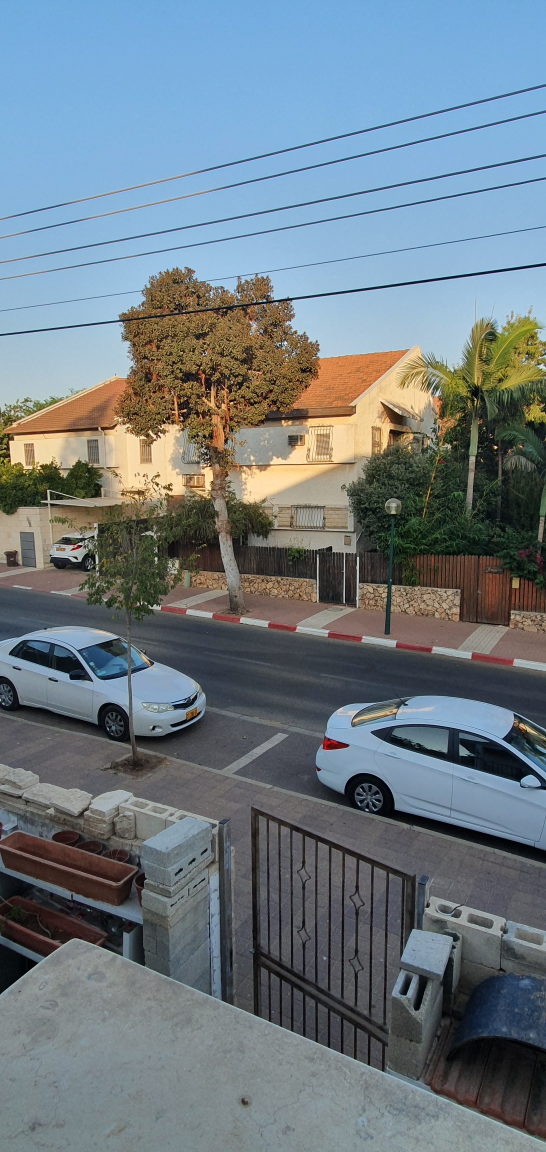
#> input picture pictures/road1.jpg, 2184 x 4608 px (shown at 1/4 size)
$ python main.py pictures
#> lines starting #> are read from the running program, lines starting #| are printed output that depends on the picture; after the words box and inside, x2 and y2 are one past the last pixel; in counts of white or black regions, pixels touching at a corner belong together
### panoramaTools.py
import numpy as np
import cv2 as cv
import computeHomography
from displayMatches import showInliers

RATIO = 0.75
RANSAC_EPSILON = 4.0
N_RANSAC_ITR = 1000


class panoramaTools:
    '''
    This class contains methods that call each other in orderd to build a stitched panorama.
    '''

    def __init__(self, imgs_list):
        # Image list
        self.imlist = sorted(imgs_list)
        # Image counter
        self.num_of_imgs = len(imgs_list)
        '''
        pick a coordinate system in which we would like the panorama to be rendered.
        We will (somewhat arbitrarily) choose this coordinate system to be the coordinate system of
        the middle frame Im in our image sequence.
        For that we devide the image list into two groups left and right in relation to the center image
        '''
        self.left_list, self.right_list, self.center_im = [], [], None
        self.centerImageIdx = self.num_of_imgs//2
        self.centerImage = self.imlist[self.centerImageIdx]
        # We load each image into the array and resize it
        for i in range(self.num_of_imgs):
            self.imlist[i] = cv.imread(self.imlist[i], 1)
            '''
            The reason we resize our image is that for some photos that were taken by our phones, the size was too big and we had to wait longer than usual,
            We felt that resizing the image, although this might create artifacts and inaccurate results, will still be a good representation that we were happy of.
            '''
            self.imlist[i] = cv.resize(self.imlist[i], (600, 600))
        # Create left and right list
        for i in range(self.num_of_imgs):
            if (i <= self.centerImageIdx):
                self.left_list.append(self.imlist[i])
            else:
                self.right_list.append(self.imlist[i])
#> after the loop, self.left_list = 2 items; self.right_list = []
        # Saving one image for inliners and outliers gives a general idea of our implementation
        print("Saving demo image with inliners and outliners")
        if self.num_of_imgs >= 2:
            self.displayMatches(self.imlist[0], self.imlist[1])

    def buildPanorama(self):
        # The building process of the panorama is done by taking the left list and building it, then stitching the result with the right list.
        print("building left")
        self.buildLeft()
        print("building right")
        self.buildRight()
        # Remove the excess black border
        self.removeBlackBorder()
        # Save the panorama
        cv.imwrite("resultPanorama.jpg", self.result)
        # Display the panorama
        cv.imshow("Panorama_image.jpg", self.result)
        cv.waitKey(0)
        cv.destroyAllWindows()

    def buildLeft(self):
        # Stich the images in the left list
        img1 = self.left_list[0]
        for img2 in self.left_list[1:]:
            # Compute the homography from the two images
            H = computeHomography.generateHomography(img1, img2)
            # Transofrm the coordinate system
            xh, dsize, offsetx, offsety = computeHomography.fixLeft(H, img1)
            # Stitch the two images together
            img1 = self.warpLeft(xh, dsize, offsetx, offsety, img1, img2)
        print("done left")
        self.result = img1

    def buildRight(self):
        for img in self.right_list:
            H = computeHomography.generateHomography(self.result, img)
            dsize = computeHomography.fixRight(H, img, self.result)
            self.result = self.warpRight(H, dsize, img)
        print("done right")

    def warpLeft(self, H, size, offsetx, offsety, img1, img2):
        img1 = cv.warpPerspective(img1, H, size)
        # Fix img2 onto img1 using the update coordinate system
        img1[offsety:img2.shape[0] + offsety, offsetx:img2.shape[1] + offsetx] = img2
        return img1

    # [28 lines left out: function warpRight, not called in this run]
    # Display the matches
    def displayMatches(self, img1, img2):
        vis = showInliers(img1, img2)
        cv.imwrite("inliers.jpg", vis)

    def removeBlackBorder(self):
        gray = cv.cvtColor(self.result, cv.COLOR_BGR2GRAY)
        (_, mask) = cv.threshold(gray, 1.0, 255.0, cv.THRESH_BINARY)

        # findContours destroys input
        temp = mask.copy()
        contours = cv.findContours(temp, cv.RETR_EXTERNAL, cv.CHAIN_APPROX_SIMPLE)

        # sort contours by largest first (if there are more than one)
        contours = sorted(contours, key=lambda contour: len(contour), reverse=True)
        roi = cv.boundingRect(contours[0])

        # use the roi to select into the original 'stitched' image
        self.result = self.result[roi[1]:roi[3], roi[0]:roi[2]]

### displayMatches.py

import cv2
import numpy as np
import ransac
RATIO = 0.7
TRESHOLD = 4


def showInliers(imageA, imageB):

    (kpsA, featuresA) = detectAndDescribe(imageA)
#> in detectAndDescribe, `gray = cv2.cvtColor(image, cv2.COLOR_BGR2GRAY)`:
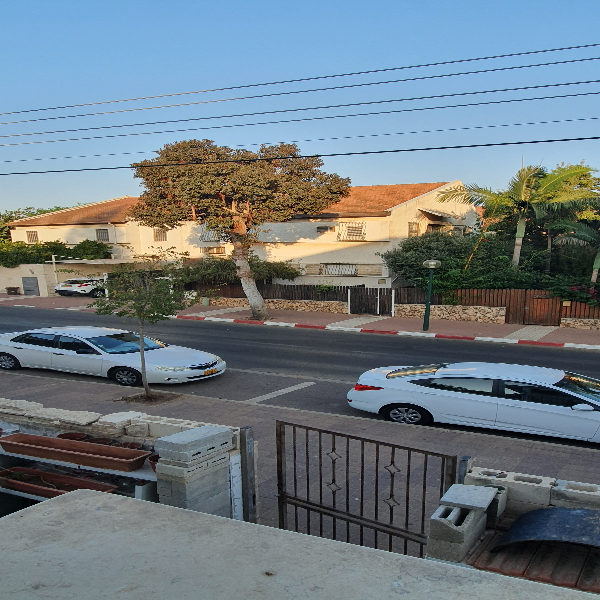
#> image: shape (600, 600, 3); mean of channels 0, 1, 2 130, 122.5, 110.2; drawn as B, G, R
#> in detectAndDescribe, `(kps, features) = descriptor.detectAndCompute(image, None)`: kps = 1681 keypoints; strongest (x, y, size): (393, 291, 2), (573, 378, 2.1), (555, 387, 2.2), (215, 363, 2)
#> in detectAndDescribe, `kps = np.float32([kp.pt for kp in kps])`: kps = 1681 pairs, first value 2.42 to 596.9, second value 136.6 to 592.3
    (kpsB, featuresB) = detectAndDescribe(imageB)

    # match features between the two images
    M = matchKeypoints(kpsA, kpsB, featuresA, featuresB)

    # if the match is None, then there aren't enough matched
    # keypoints to create a panorama
    if M is None:
        return None
    (matches, H, status, inliers) = M

    # check to see if the keypoint matches should be visualized
    vis = displayMatches(imageB, imageA, kpsA, kpsB, matches,
                         status, inliers)
    # return a tuple of the stitched image and the
    # visualization
    return vis

    # return the stitched image


def detectAndDescribe(image):
    # convert the image to grayscale
    gray = cv2.cvtColor(image, cv2.COLOR_BGR2GRAY)

    # check to see if we are using OpenCV 3.X
    # detect and extract features from the image
    descriptor = cv2.xfeatures2d.SIFT_create()
    (kps, features) = descriptor.detectAndCompute(image, None)

    # convert the keypoints from KeyPoint objects to NumPy
    # arrays
    kps = np.float32([kp.pt for kp in kps])

    # return a tuple of keypoints and features
    return (kps, features)


def matchKeypoints(kpsA, kpsB, featuresA, featuresB):
    # compute the raw matches and initialize the list of actual
    # matches
    matcher = cv2.DescriptorMatcher_create("BruteForce")
    rawMatches = matcher.knnMatch(featuresA, featuresB, 2)
    matches = []
    matchesForHomo = []

    # loop over the raw matches
    for m in rawMatches:
        # ensure the distance is within a certain ratio of each
        # other (i.e. Lowe's ratio test)
        if len(m) == 2 and m[0].distance < m[1].distance * RATIO:
            matches.append((m[0].trainIdx, m[0].queryIdx))
            matchesForHomo.append(m[0])

    # computing a homography requires at least 4 matches
    if len(matches) > 4:
        # construct the two sets of points
        ptsA = np.float32([kpsA[i] for (_, i) in matches])
        ptsB = np.float32([kpsB[i] for (i, _) in matches])

        # compute the homography between the two sets of points
        (H, status) = cv2.findHomography(ptsA, ptsB, cv2.RANSAC, TRESHOLD)
        H, inliers = ransac.ransacHomography(
            kpsA, kpsB, matchesForHomo, 1000, 4)
        # return the matches along with the homograpy matrix
        # and status of each matched point
        return (matches, H, status, inliers)

    # otherwise, no homograpy could be computed
    return None


def displayMatches(imageA, imageB, kpsA, kpsB, matches, status, inliers):
    # initialize the output visualization image
    (hA, wA) = imageA.shape[:2]
    (hB, wB) = imageB.shape[:2]
    vis = np.zeros((max(hA, hB), wA + wB, 3), dtype="uint8")
    vis[0:hA, 0:wA] = imageA
    vis[0:hB, wA:] = imageB

    # loop over the matches
    for ((trainIdx, queryIdx), s) in zip(matches, status):
        # only process the match if the keypoint was successfully
        # matched
        # if it's a key point and inlier
        if s == 1 and (trainIdx, queryIdx) in inliers:
            # draw the match
            ptA = (int(kpsA[queryIdx][0]), int(kpsA[queryIdx][1]))
            ptB = (int(kpsB[trainIdx][0]) + wA, int(kpsB[trainIdx][1]))
            cv2.line(vis, ptA, ptB, (50, 255, 255), 1)             # ( blue , green , red )
        # if it's key point and out lier
        elif s == 1:
            ptA = (int(kpsA[queryIdx][0]), int(kpsA[queryIdx][1]))
            ptB = (int(kpsB[trainIdx][0]) + wA, int(kpsB[trainIdx][1]))
            cv2.line(vis, ptA, ptB, (255, 0, 0), 1)

    # return the visualization
    return vis

### ransac.py
import math
import random

import cv2
import numpy as np

'''
This class was used to calculate the homography using ransac, but now it is used to create the inliners/outliers.
'''

def computeHomography(f1, f2, matches):

    num_matches = len(matches)

    num_rows = 2 * num_matches
    num_cols = 9
    A_matrix_shape = (num_rows, num_cols)
    A = np.zeros(A_matrix_shape)

    for i in range(len(matches)):
        m = matches[i]

        (a_x, a_y) = f1[m.queryIdx]
        (b_x, b_y) = f2[m.trainIdx]

        A[i*2, 0] = a_x
        A[i*2, 1] = a_y
        A[i*2, 2] = 1
        A[i*2, 6] = -b_x * a_x
        A[i*2, 7] = -b_x * a_y
        A[i*2, 8] = -b_x

        A[i*2 + 1, 3] = a_x
        A[i*2 + 1, 4] = a_y
        A[i*2 + 1, 5] = 1
        A[i*2 + 1, 6] = -b_y * a_x
        A[i*2 + 1, 7] = -b_y * a_y
        A[i*2 + 1, 8] = -b_y

    U, s, Vt = np.linalg.svd(A)

    # s is a 1-D array of singular values sorted in descending order
    # U, Vt are unitary matrices
    # Rows of Vt are the eigenvectors of A^TA.
    # Columns of U are the eigenvectors of AA^T.

    H = np.eye(3)

    eig_shape = Vt.shape
    h = Vt[eig_shape[0]-1]
    H_len = len(H)
    for i in range(H_len):
        for j in range(H_len):
            H[i, j] = h[H_len * i + j]

    return H


def ransacHomography(f1, f2, matches,  nRANSAC, RANSACthresh):
    '''
    Loop that calculates H using RANSAC and inliners
    '''
    num_inliers = -1
    best_estimate = []
    for i in range(nRANSAC):
        matches_sub = np.random.choice(matches, 4, replace=False)
        H = computeHomography(f1, f2, matches_sub)

        inlier_indices = getInliers(f1, f2, matches, H, RANSACthresh)
        if (len(inlier_indices) > num_inliers):
            num_inliers = len(inlier_indices)
            best_estimate = inlier_indices
    # For matches
    inliers = []
    for i in range(len(inlier_indices)):
        inliers.append((matches[inlier_indices[i]].trainIdx, matches[inlier_indices[i]].queryIdx))


    H=leastSquaresFit(f1, f2, matches,  best_estimate)
    return H, inliers


def getInliers(f1, f2, matches, M, RANSACthresh):
    inlier_indices=[]

    for i in range(len(matches)):

        x_f1, y_f1=f1[matches[i].queryIdx]
        x_f2, y_f2=f2[matches[i].trainIdx]

        mat_x=np.zeros((3, 1))

        mat_x[2]=1
        mat_x[1]=y_f1
        mat_x[0]=x_f1

        y=np.dot(M, mat_x)

        if (np.sqrt(((y[0]/y[2])-x_f2)**2 + ((y[1]/y[2])-y_f2)**2) <= RANSACthresh):
            inlier_indices.append(i)

    return inlier_indices


def leastSquaresFit(f1, f2, matches,  inlier_indices):
    '''
    Compute a homography M using all inliers.
    Compute the transformation matrix from f1 to f2 using only the
    inliers and return it.
    '''
    M=np.eye(3)

    best=[]
    inlier_length=len(inlier_indices)
    for i in range(inlier_length):
        best.append(matches[inlier_indices[i]])
    M=computeHomography(f1, f2, best)

    return M

### computeHomography.py
import math
import random
import ransac
import cv2 as cv
import numpy as np
RATIO = 0.7
TRESHOLD = 4.0


# [29 lines left out: functions applyHomography, pixelTransform, not called in this run]


def generateHomography(imageA, imageB):
    '''
    Generate the keypoints and descriptors using OCV
    '''
    kp1, des1 = keypointsDescriptors(imageA)
    kp2, des2 = keypointsDescriptors(imageB)

    (filterMatches, DMatches) = matches(des1, des2)

    H = calculateHomography(filterMatches, kp1, kp2, DMatches)

    return H


def fixLeft(H, img):
    '''
    Correct the coordinates and size
    '''
    xh = np.linalg.inv(H)
    ds = np.dot(xh, np.array([img.shape[1], img.shape[0], 1]))
    ds = ds / ds[-1]
    f1 = np.dot(xh, np.array([0, 0, 1]))
    f1 = f1 / f1[-1]
    xh[0][-1] += abs(f1[0])
    xh[1][-1] += abs(f1[1])
    ds = np.dot(xh, np.array([img.shape[1], img.shape[0], 1]))
    offsety = abs(int(f1[1]))
    offsetx = abs(int(f1[0]))
    dsize = (int(ds[0]) + offsetx, int(ds[1]) + offsety)
    return xh, dsize, offsetx, offsety


# [5 lines left out: function fixRight, not called in this run]


def calculateHomography(matches, keyPointsA, keyPointsB, DMatches):
    if len(matches) > 4:

        startPts = np.float32([keyPointsA[i] for (_, i) in matches])
        endPts = np.float32([keyPointsB[i] for (i, _) in matches])

        H, _ = cv.findHomography(endPts, startPts, cv.RANSAC, TRESHOLD)
        H = np.array(H)

        '''
        This is the findHomography that we created, it does work for some cases (like with backyard) but for others it does not, we are not sure why this happenes,
        leaving it here for future improvements
        '''
        # H, _ = ransac.ransacHomography(keyPointsA, keyPointsB, DMatches, 1000, 4)
        # H = np.array(H)

        return H
    return None


def keypointsDescriptors(img):
    img = cv.cvtColor(img, cv.COLOR_BGR2GRAY)
    # Initiate SIFT detector
    sift = cv.xfeatures2d.SIFT_create()
    # find the keypoints and descriptors with SIFT
    kps, des = sift.detectAndCompute(img, None)
    # From keypoint object to numpy array
    kps = np.float32([kp.pt for kp in kps])
    return (kps, des)


def matches(des1, des2):
    bf = cv.BFMatcher()
    matches = bf.knnMatch(des1, des2, 2)
    filtered_matches = []
    allMatches = []
    # Filter using lowe's ratio
    for m, n in matches:
        if m.distance < RATIO*n.distance:
            filtered_matches.append((m.trainIdx, m.queryIdx))
            allMatches.append(m)
    return (filtered_matches, allMatches)

### main.py
import sys
import os
from panoramaTools import panoramaTools as pant


if __name__ == "__main__":
    '''
    Input: folder that contains photos
    Output: resultPanorama.jpg and inliners.jpg
    '''
    # Handle file dir
    path_to_imgs = sys.argv[1]
    path_to_imgs.strip()
    if os.path.exists(path_to_imgs):
        imgs_list = sorted([os.path.join(path_to_imgs, imgs_list)
                            for imgs_list in os.listdir(path_to_imgs)], key=os.path.getctime)
        # Build the panorama if the url is correct
        pt = pant(imgs_list)
#> in showInliers, `(kpsA, featuresA) = detectAndDescribe(imageA)`: kpsA has the same summary as kps in detectAndDescribe
#> in detectAndDescribe (call 2), `gray = cv2.cvtColor(image, cv2.COLOR_BGR2GRAY)`:
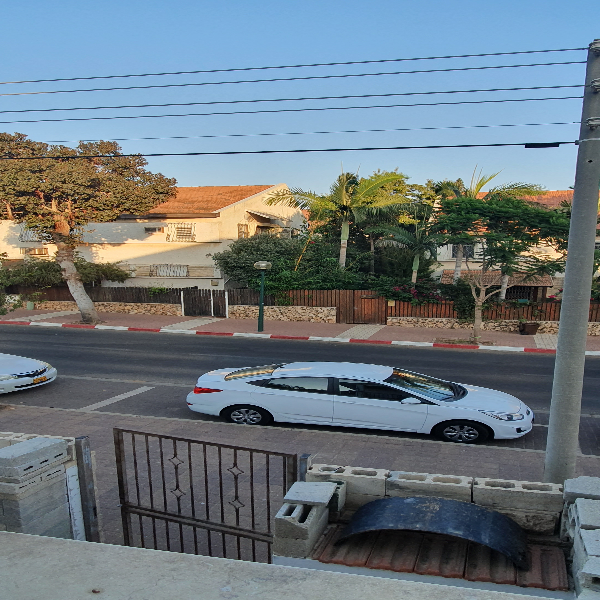
#> image: shape (600, 600, 3); mean of channels 0, 1, 2 127.6, 119.9, 108; drawn as B, G, R
#> in detectAndDescribe (call 2), `(kps, features) = descriptor.detectAndCompute(image, None)`: kps = 1915 keypoints; strongest (x, y, size): (528, 145, 4.1), (519, 430, 3.4), (556, 144, 4), (430, 221, 1.8)
#> in detectAndDescribe (call 2), `kps = np.float32([kp.pt for kp in kps])`: kps = 1915 pairs, first value 2.27 to 596.9, second value 44.65 to 591.3
#> in showInliers, `(kpsB, featuresB) = detectAndDescribe(imageB)`: kpsB has the same summary as kps in detectAndDescribe
#> in matchKeypoints, `rawMatches = matcher.knnMatch(featuresA, featuresB, 2)`: rawMatches = 1681 matches
#> after the loop in matchKeypoints, `for m in rawMatches:`: matches = 358 pairs, first value 9 to 1732, second value 419 to 1668; matchesForHomo = 358 matches
#> in matchKeypoints, `ptsA = np.float32([kpsA[i] for (_, i) in matches])`: ptsA = 358 pairs, first value 181.4 to 593.7, second value 143.6 to 573.6
#> in matchKeypoints, `ptsB = np.float32([kpsB[i] for (i, _) in matches])`: ptsB = 358 pairs, first value 7.5 to 539.3, second value 137.9 to 591.3
#> in matchKeypoints, `(H, status) = cv2.findHomography(ptsA, ptsB, cv2.RANSAC, TRESHOLD)`: H = [[1.21, 0.0708, -239.4], [0.0922, 1.15, -36.98], [0.000347, 2.08e-05, 1]]; status = 358 values, max 1 at index 0, min 0 at index 8, mean 0.919
#> the loop in ransacHomography, `for i in range(nRANSAC):` made 1000 passes
#> num_inliers on passes 1, 4, 13, 22, 45: 288, 326, 327, 328, 330
#> after the loop in ransacHomography, `for i in range(nRANSAC):`: best_estimate = 330 values from 0 to 357; num_inliers = 330
#> after the loop in ransacHomography, `for i in range(len(inlier_indices)):`: inliers = 263 pairs, first value 9 to 1327, second value 433 to 1657
#> in leastSquaresFit, `inlier_length=len(inlier_indices)`: inlier_length = 330
#> after the loop in leastSquaresFit, `for i in range(inlier_length):`: best = 330 matches
#> in leastSquaresFit, `M=computeHomography(f1, f2, best)`: M = [[0.00502, 0.000287, -0.988], [0.000391, 0.00474, -0.153], [1.46e-06, 5.98e-08, 0.00413]]
#> in ransacHomography, `H=leastSquaresFit(f1, f2, matches,  best_estimate)`: H has the same summary as M in leastSquaresFit
#> in matchKeypoints, `H, inliers = ransac.ransacHomography( kpsA, kpsB, matchesForHomo, 1000..`: H has the same summary as M in leastSquaresFit
#> in showInliers, `(matches, H, status, inliers) = M`: H has the same summary as M in leastSquaresFit
#> in displayMatches, `vis[0:hB, wA:] = imageB`:
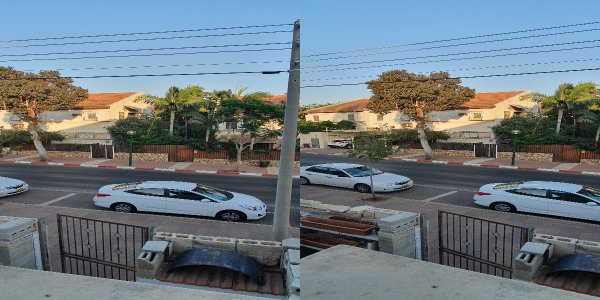
#> vis: shape (600, 1200, 3) (shown at 1/2 size); mean of channels 0, 1, 2 128.8, 121.2, 109.1; drawn as B, G, R
#> the loop in displayMatches, `for ((trainIdx, queryIdx), s) in zip(matches, status): # only process ..` made 358 passes
#> (trainIdx, queryIdx, s, ptA, ptB) on passes 1 to 8: (17, 419, [1], (181, 424), (610, 437)), (15, 421, [1], (181, 429), (610, 442)), (9, 433, [1], (186, 293), (607, 297)), (12, 445, [1], (191, 240), (609, 240)), (13, 446, [1], (191, 240), (609, 240)), (29, 447, [1], (192, 302), (614, 305)), (34, 449, [1], (193, 314), (616, 319)), (14, 451, [1], (193, 213), (609, 212))
#> after the loop in displayMatches, `for ((trainIdx, queryIdx), s) in zip(matches, status):`:
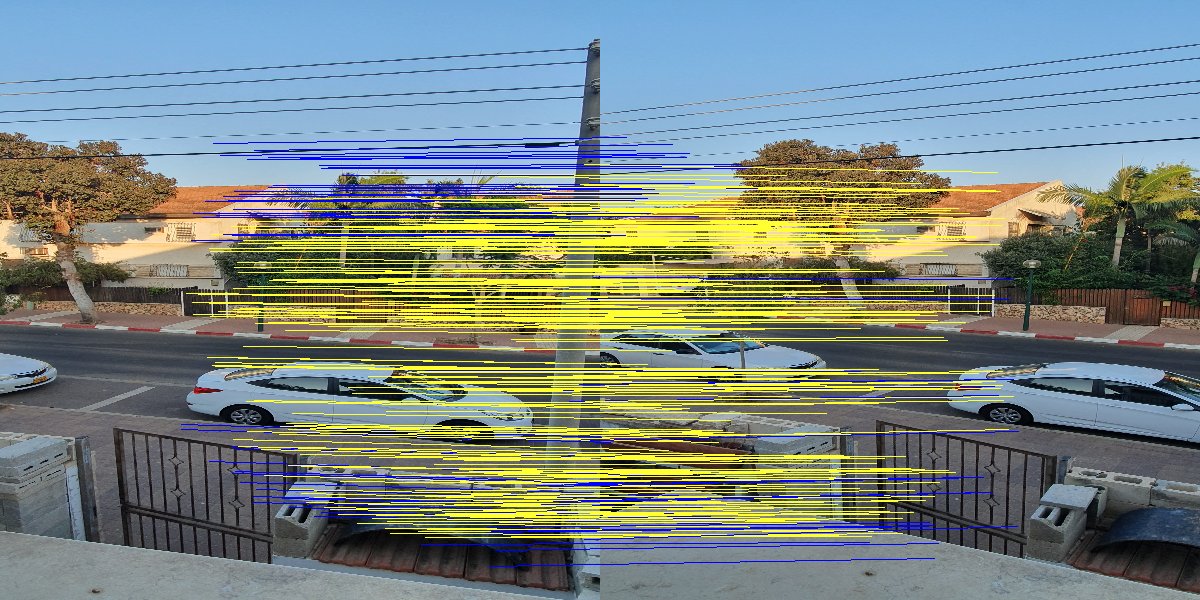
#> vis: shape (600, 1200, 3); 13.5% of pixels changed, all inside (x1, y1, x2, y2) = (181, 137, 1019, 567); drawn as B, G, R
        pt.buildPanorama()
#> the loop in buildLeft, `for img2 in self.left_list[1:]:` made 1 pass
#> in removeBlackBorder, `gray = cv.cvtColor(self.result, cv.COLOR_BGR2GRAY)`:
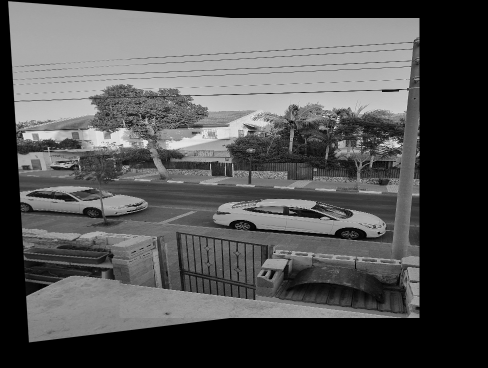
#> gray: shape (736, 975) (shown at 1/2 size); min 0, max 247, mean 83.7
#> in removeBlackBorder, `(_, mask) = cv.threshold(gray, 1.0, 255.0, cv.THRESH_BINARY)`:
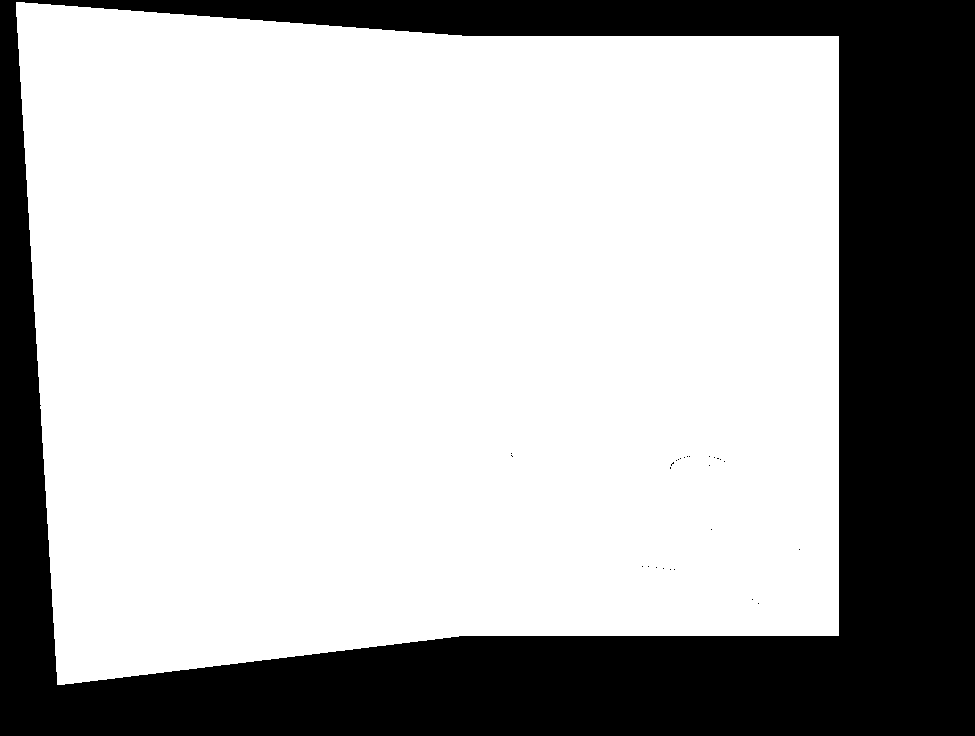
#> mask: shape (736, 975); 69.6% white; 27 black regions (26 under 20 px), largest, box (x1, y1, x2, y2) and area: (0, 0, 975, 736) 217971
#> (the run stopped early here; a loop or call above may not have finished)
